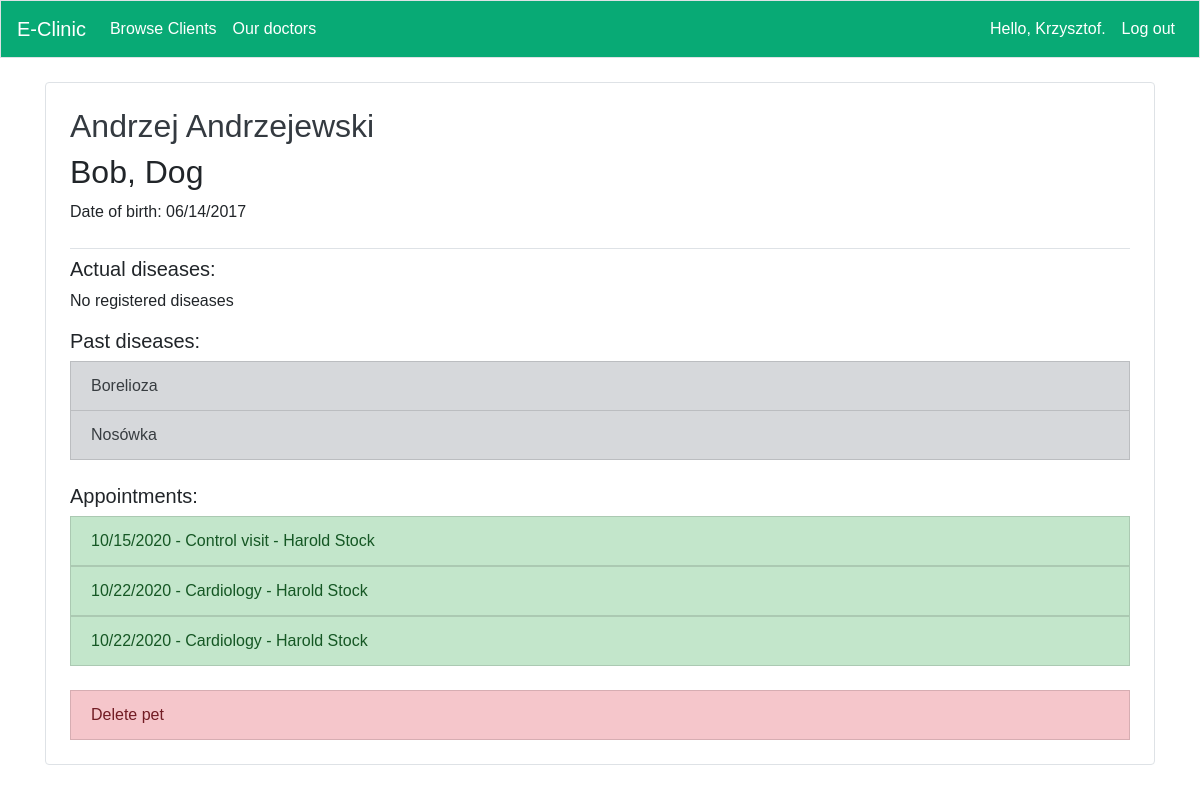
Screenshot of /animals/4/disease/ (signed in) with the database file from the repository.
### app/models.py (models this page shows, shortened)
class Animal(models.Model):
    name = models.CharField(verbose_name=_lazy('name'),max_length=20)
    specie = models.CharField(verbose_name=_lazy('specie'),max_length=20)
    birth_date = models.DateField(verbose_name=_lazy('birth date'),auto_now_add=False,null=True)
    register_date = models.DateField(verbose_name=_lazy('register date'),auto_now_add=True)
    owner = models.ForeignKey(User,verbose_name=_lazy('owner'), on_delete=models.CASCADE)
    class Meta:
        verbose_name_plural = 'Animals'
    def __str__(self):
        return f"{self.name}, {self.specie}"

class Disease(models.Model):
    animal = models.ForeignKey(Animal,verbose_name=_lazy('animal'), on_delete=models.CASCADE)
    name = models.CharField(verbose_name=_lazy('name'),max_length=60)
    recommendations = models.TextField(verbose_name=_lazy('recommendations'),)
    register_date = models.DateField(verbose_name=_lazy('register date'),null=True)
    status = models.BooleanField(null=True)
    cure_data = models.DateField(verbose_name=_lazy('cure date'),null=True,blank=True)
    doctor = models.CharField(verbose_name=_lazy('name'),max_length=40,null=True,blank=True)
    class Meta:
        verbose_name_plural = 'Diseases'
    def __str__(self):
        return f"{self.name}"

class Appointment(models.Model):
    client = models.ForeignKey(User,verbose_name=_lazy('client'),null=True, default=None, on_delete=models.CASCADE)
    animal = models.ForeignKey(Animal,verbose_name=_lazy('animal'), on_delete=models.CASCADE,blank=True,null=True)
    slot = models.ForeignKey('user.Slot',verbose_name=_lazy('slot'), null=True, on_delete=models.SET_NULL)
    service = models.ForeignKey('user.Service',verbose_name=_lazy('service'), null=True, on_delete=models.SET_NULL)
    doctor = models.ForeignKey('user.Doctor',verbose_name=_lazy('doctor'), null=True, on_delete=models.SET_NULL)
    date = models.DateField(verbose_name=_lazy('date'),null=True)
    start_time = models.TimeField(verbose_name=_lazy('start time'),null=True)
    information = models.TextField(verbose_name=_lazy('information'),null=True,blank=True)
    class Meta:
        verbose_name_plural = 'Appointments'

### user/models.py (models this page shows, shortened)
class Service(models.Model):
    name = models.CharField(verbose_name=_lazy('service'),max_length=200, null=True)
    duration = models.DurationField(verbose_name=_lazy('duration'),null=True)
    admin_only = models.BooleanField(null=True,verbose_name=_lazy('staff only'))
    class Meta:
        verbose_name_plural = 'Services'
    def __str__(self):
        return f"{self.name}"

class Doctor(models.Model):
    profile = models.OneToOneField(Profile,verbose_name=_lazy('profile'),default=None, on_delete=models.CASCADE)
    speciality = models.CharField(verbose_name=_lazy('speciality'),max_length=50)
    image = models.ImageField(upload_to='static/profile_images', blank=True)
    services = models.ManyToManyField(Service,verbose_name=_lazy('services'))
    class Meta:
        verbose_name_plural = 'Doctors'
    def __str__(self):
        return f"{self.profile.user.first_name} {self.profile.user.last_name}"

class Profile(models.Model):
    user = models.OneToOneField(User,default=None, null=True, on_delete=models.CASCADE)
    phone_number = models.CharField(verbose_name=_lazy('phone_number'),
                                    max_length=15,
                                    blank=True,
                                    null=True,)
    city = models.CharField(verbose_name=_lazy('city'),
                            max_length=100,
                            blank=True,
                            null=True,)
    birth_date = models.DateField(null=True, blank=True)

### app/views.py (the view)
# urls.py: path('animals/<int:animal_id>/disease/', views.disease,name='disease'),
@login_required
def disease(request,animal_id):
    animal = Animal.objects.get(id=animal_id)
    client = animal.owner
    appointments = Appointment.objects.filter(animal=animal)
    if request.user != client and not request.user.is_staff:
        raise PermissionDenied
    diseases = animal.disease_set.all()
    actual_diseases = []
    past_diseases = []
    for disease in diseases:
        if disease.status == False:
            past_diseases.append(disease)
        else:
            actual_diseases.append(disease)
    context = {'animal':animal,'actual_diseases': actual_diseases,
                'client':client,'past_diseases':past_diseases,'appointments':appointments}
    return render(request, 'app/disease.html', context)

### app/templatetags/user_tags.py (called while the page is built)
@register.filter(name='has_group')
def has_group(user, group_name):
    group = Group.objects.filter(name=group_name)
    if group:
        group = group.first()
        return group in user.groups.all()
    else:
        return False

### app/templates/app/disease.html (shortened to what this page needs)
{% extends 'app/base.html' %}
{% load i18n %}
{% load user_tags %}
{% load static %}
{% block page_header %}
  {% if request.user|has_group:"Admin" %}
    <h2><a class="text-dark" href="{% url 'app:client' client.id%}">{{client.first_name}} {{client.last_name}}</a></h2>
  {% endif %}
  <h2>{{animal}}</h2>
  <p>{% trans "Date of birth:"%} {{animal.birth_date|date:"SHORT_DATE_FORMAT"}}</p>
{% endblock page_header %}
{% block content %}
  <h5>{% trans "Actual diseases"%}:</h5>
  {% for disease in actual_diseases%}
    <a class="list-group-item list-group-item-action list-group-item-primary" href="{% url 'app:check_disease' disease.id%}">{{disease}}</a>
  {% empty%}
    <p>No registered diseases</p>
  {% endfor %}
  <h5>{% trans "Past diseases"%}:</h5>
      {% for disease in past_diseases%}
        <a class="list-group-item list-group-item-action list-group-item-secondary" href="{% url 'app:check_disease' disease.id%}">{{disease}}</a>
      {% empty%}
        <p>{% trans "No registered diseases"%}</p>
      {%endfor%}
    {% if appointments%}
    <br>
    <h5>{% trans "Appointments"%}:</h5>
    {% endif%}
    {% for appointment in appointments %}
    <a class="list-group-item list-group-item-action list-group-item-success"
    href="javascript:showhide('{{appointment.id}}')">{{appointment.date|date:"SHORT_DATE_FORMAT"}} - {{appointment.service}} - {{appointment.doctor}}</a>
  {% endfor %}
  {% if request.user|has_group:"Admin" %}
  <br>
    <a class="list-group-item list-group-item-action list-group-item-danger" href="{% url 'app:pet_delete' animal.id %}">{% trans "Delete pet"%}</a>
  {% endif %}
  </div>
{% endblock content %}

### app/templates/app/base.html (shortened to what this page needs)
<!doctype html>
<html lang="en">
  <head>
    {% load bootstrap4 %}
    {% load i18n %}
    {% load user_tags %}
    {% load static %}
    {% bootstrap_css%}
    <link rel="stylesheet" type="text/css" href="{% static 'css/base.css' %}">
  </head>
  <body>
    <nav class="navbar navbar-custom navbar-expand-md navbar-light  mb-4 border">
      <a class="navbar-brand" href="{% url 'app:index'%}">
          E-Clinic</a>
      <div class="collapse navbar-collapse" id="navbarCollapse">
        <ul class="navbar-nav mr-auto" id="links">
          {% if request.user.is_active and request.user.is_staff %}
            {% if request.user|has_group:"Admin" %}
            <li class="nav-item"><a class="nav-link" href="{% url 'app:browse_clients' %}">{% trans "Browse Clients" %}</a></li>
            {% endif %}
          {% else %}
          {% if user.is_authenticated%}
          <li class="nav-item"><a class="nav-link" href="{% url 'app:animals'%}">{% trans "My pets" %}</a></li>
          <li class="nav-item"><a class="nav-link" href="{% url 'app:my_appointments'%}">{% trans "My appointments" %}</a></li>
          {% endif %}
          {%endif%}
          <li class="nav-item"><a class="nav-link" href="{% url 'app:doctors'%}">{% trans "Our doctors" %}</a></li>
        </ul>
        <ul class="navbar-nav ml-auto" id="links">
          {% if user.is_authenticated %}
            <li class="nav-item">
              <a class="nav-link" href="{% url 'user:profile' %}">{% trans "Hello,"%} {{ user.first_name }}.</a>
            </li>
            <li class="nav-item">
              <a class="nav-link" href="{% url 'user:logout' %}">{% trans "Log out" %}</a>
            </li>
          {% else %}
            <li class="nav-item">
              <a class="nav-link" href="{% url 'user:register' %}">{% trans "Register" %}</a>
            </li>
            <li class="nav-item">
              <a class="nav-link" href="{% url 'user:login' %}">{% trans "Log in" %}</a></li>
          {% endif %}
        </ul>
      </div>
    </nav>
    <main class="container">
      <div class="container p-4 my-4  text-black border rounded position-relative">
      <div class="pb-2 mb-2 border-bottom">
        {% block page_header %}{% endblock page_header %}
      </div>
      <div>
        {% block content %}{% endblock content %}
      </div>
    </main>
  </body>
</html>

### static/css/base.css (style rules this page uses)
p { font-family: 'arial'; }
h2 { font-family: 'arial'; }
h5 { font-family: 'arial'; }
a { font-family :'arial'; }
.navbar-custom { background-color: #08aa75; }
.navbar-custom .navbar-brand, .navbar-custom .navbar-text { font-family :'arial'; color:white; }
#links a { font-family: 'arial'; color:white; }

### rows the page displays
Animal: name+specie "Bob, Dog", birth_date "06/14/2017"
Disease: name "Borelioza"
Disease: name "Nosówka"
Appointment: date "10/15/2020", service "Control visit", doctor "Harold Stock"
Appointment: date "10/22/2020", service "Cardiology", doctor "Harold Stock"
Appointment: date "10/22/2020", service "Cardiology", doctor "Harold Stock"

### other values shown
{{ user.first_name }} "Krzysztof"
{{ client.first_name }} "Andrzej"
{{ client.last_name }} "Andrzejewski"
